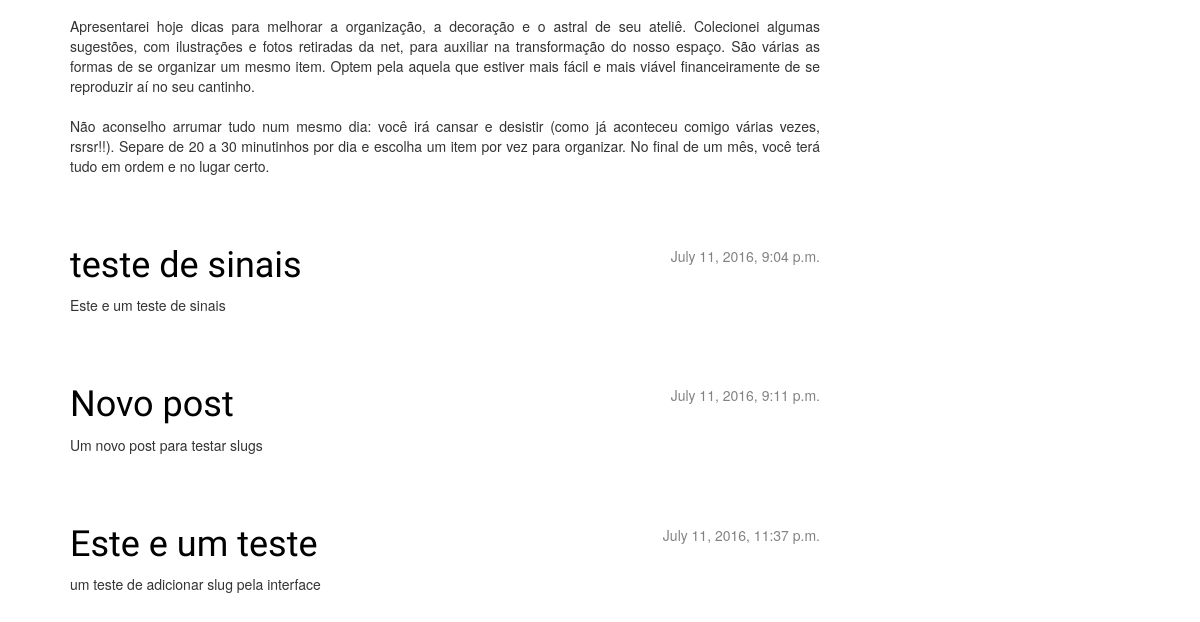
Before: / (lower part) with the older database file.
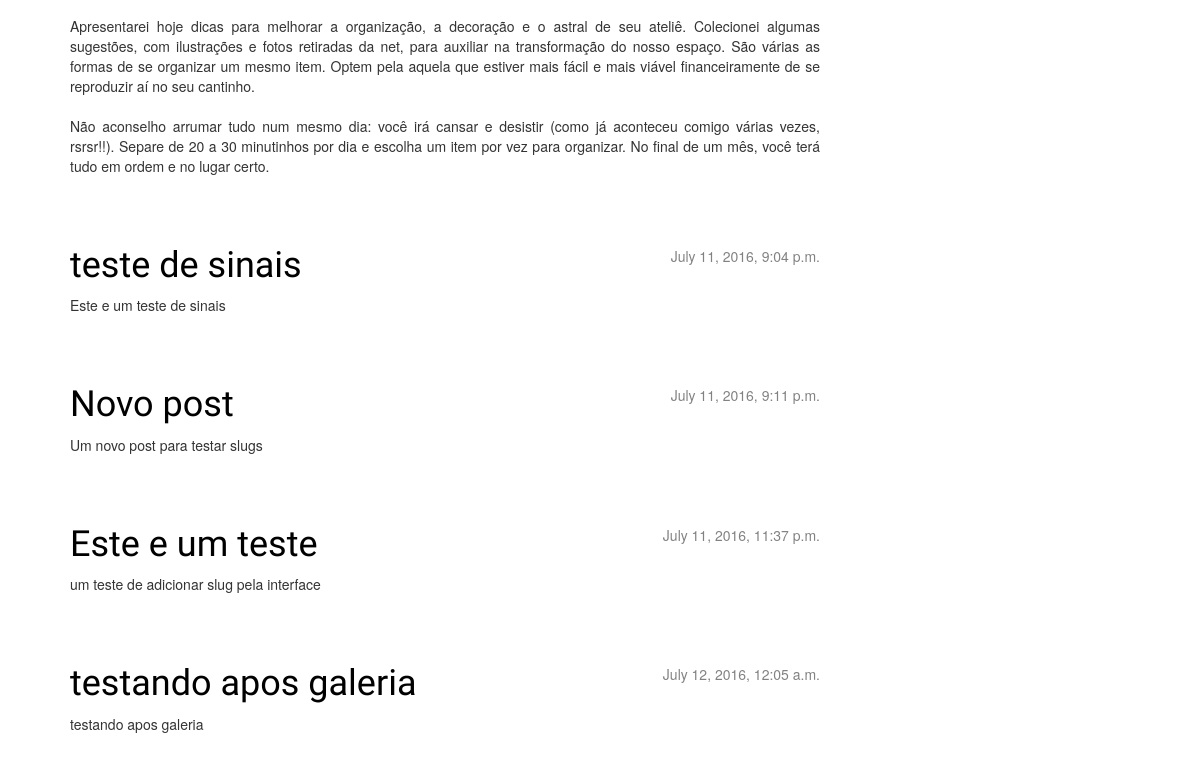
After: the same page with the newer database file.
### blog/models.py (models this page shows, shortened)
class Post(models.Model):
	author = models.ForeignKey('auth.User')
	title = models.CharField(max_length=200)
	text = models.TextField()
	created_date = models.DateTimeField(default=timezone.now)
	published_date = models.DateTimeField(blank=True, null=True)
	slug = models.SlugField(max_length=200, blank=True)

### blog/views.py (the view)
# urls.py: url(r'^$', views.post_list),
def post_list(request):
	posts = Post.objects.filter(published_date__lte=timezone.now()).order_by('published_date')
	return render(request, 'blog/post_list.html', {'posts': posts})

### blog/templates/blog/post_list.html
{% extends 'blog/base.html' %}
{% block content %}
    {% for post in posts %}
        <div class="post">
            <div class="date">
                {{ post.published_date }}
            </div>
            <h1><a href="{% url 'blog.views.post_detail' pk=post.pk %}">{{ post.title }}</a></h1>
            <p class="text-justify">{{ post.text|linebreaksbr }}</p>
        </div>
    {% endfor %}
{% endblock content %}

Changed rows visible on the page:
added Post: published_date "July 12, 2016, 12:05 a.m.", title "testando apos galeria", text "testando apos galeria"
